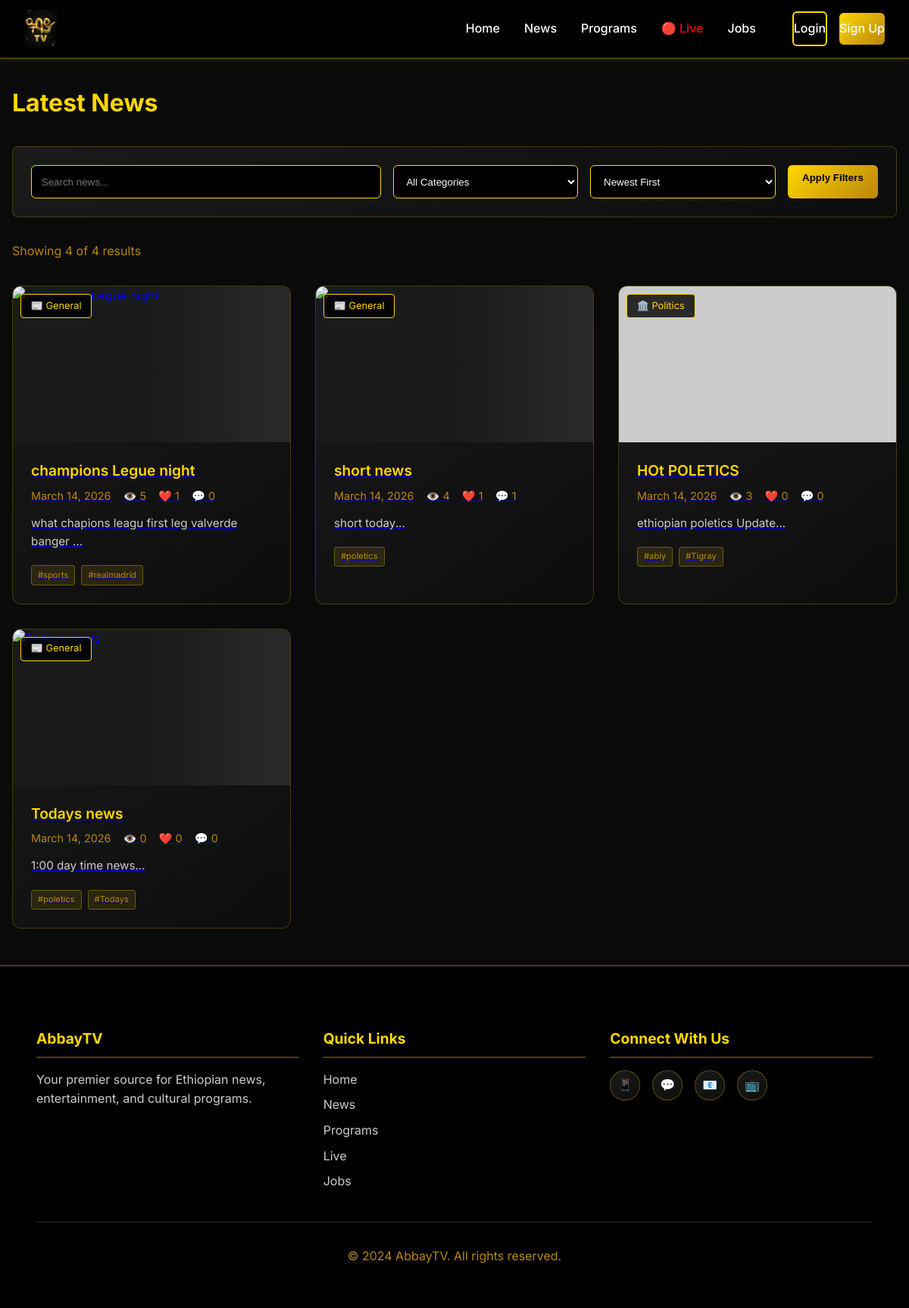
Page /news on the committed database.
### app.py (models this page shows, shortened)
class News(db.Model):
    __tablename__ = 'news'
    id = db.Column(db.Integer, primary_key=True)
    title = db.Column(db.String(200), nullable=False)
    youtube_url = db.Column(db.String(200), nullable=False)
    description = db.Column(db.Text, nullable=False)
    category_id = db.Column(db.Integer, db.ForeignKey('categories.id'), nullable=False, default=1)
    author_id = db.Column(db.Integer, db.ForeignKey('users.id'), nullable=False)
    views = db.Column(db.Integer, default=0)
    tags = db.Column(db.String(200), default='')
    created_at = db.Column(db.DateTime, default=datetime.utcnow)
    author = db.relationship('User', backref='news_posts')
    category = db.relationship('Category')
    comments = db.relationship('NewsComment', backref='post', lazy=True, cascade='all, delete-orphan', order_by='NewsComment.created_at.desc()')
    likes = db.relationship('NewsLike', backref='post', lazy=True, cascade='all, delete-orphan')
    @property
    def like_count(self):
        return len(self.likes)
    @property
    def comment_count(self):
        return len(self.comments)

class Category(db.Model):
    __tablename__ = 'categories'
    id = db.Column(db.Integer, primary_key=True)
    name = db.Column(db.String(50), unique=True, nullable=False)
    slug = db.Column(db.String(50), unique=True, nullable=False)
    icon = db.Column(db.String(20), default='📰')
    description = db.Column(db.String(200))
    created_at = db.Column(db.DateTime, default=datetime.utcnow)

### app.py (the view)
@app.route('/news')
def news():
    page = request.args.get('page', 1, type=int)
    category = request.args.get('category', 'all')
    search = request.args.get('search', '')
    sort = request.args.get('sort', 'newest')
    query = News.query
    if category != 'all':
        cat = Category.query.filter_by(slug=category).first()
        if cat:
            query = query.filter_by(category_id=cat.id)
    if search:
        query = query.filter(News.title.contains(search) | News.description.contains(search))
    if sort == 'newest':
        query = query.order_by(News.created_at.desc())
    elif sort == 'popular':
        query = query.order_by(News.views.desc())
    elif sort == 'liked':
        query = query.outerjoin(NewsLike).group_by(News.id).order_by(db.func.count(NewsLike.id).desc())
    pagination = query.paginate(page=page, per_page=9, error_out=False)
    categories = Category.query.all()
    return render_template('news.html', news=pagination.items, pagination=pagination,
                         categories=categories, current_category=category,
                         current_search=search, current_sort=sort)

### templates/news.html (shortened to what this page needs)
{% extends "base.html" %}
{% block content %}
<div class="container">
    <h1 style="color: #FFD700; margin-bottom: 2rem;">Latest News</h1>
    <div class="filter-bar">
        <form method="GET" action="{{ url_for('news') }}" class="filter-form">
            <div class="filter-group">
                <input type="text" name="search" class="filter-input" placeholder="Search news..." value="{{ current_search }}">
                <select name="category" class="filter-select">
                    <option value="all" {% if current_category == 'all' %}selected{% endif %}>All Categories</option>
                </select>
                <select name="sort" class="filter-select">
                    <option value="newest" {% if current_sort == 'newest' %}selected{% endif %}>Newest First</option>
                </select>
                <button type="submit" class="btn btn-primary">Apply Filters</button>
            </div>
        </form>
    </div>
    <div class="results-count">
        Showing {{ news|length }} of {{ pagination.total }} results
    </div>
    <div class="thumbnail-grid">
        {% for item in news %}
        <div class="thumbnail-card">
            <a href="{{ url_for('news_detail', id=item.id) }}">
                <div class="thumbnail-image">
                    {% if item.category %}
                    <span class="category-tag">{{ item.category.icon }} {{ item.category.name }}</span>
                    {% endif %}
                </div>
                <div class="thumbnail-content">
                    <h3 class="thumbnail-title">{{ item.title }}</h3>
                    <div class="thumbnail-meta">
                        <span>{{ item.created_at.strftime('%B %d, %Y') }}</span>
                        <span>👁️ {{ item.views }}</span>
                        <span>❤️ {{ item.like_count }}</span>
                        <span>💬 {{ item.comment_count }}</span>
                    </div>
                    <p class="thumbnail-description">{{ item.description[:150] }}...</p>
                    {% if item.tags %}
                    <div class="thumbnail-tags">
                        {% for tag in item.tags.split(',')[:3] %}
                        <span class="tag">#{{ tag.strip() }}</span>
                        {% endfor %}
                    </div>
                    {% endif %}
                </div>
            </a>
        </div>
        {% else %}
        <p class="no-items">No news found matching your criteria.</p>
        {% endfor %}
    </div>
</div>
{% endblock %}

### static/css/style.css (style rules this page uses)
* { margin: 0; padding: 0; box-sizing: border-box; }
body { font-family: 'Inter', sans-serif; background-color: #0A0A0A; color: #FFFFFF; line-height: 1.6; }
.btn { padding: 0.6rem 1.2rem; border-radius: 6px; border: none; font-weight: 600; cursor: pointer; transition: all 0.3s; text-decoration: none; display: inline-block; position: relative; overflow: hidden; }
.btn::before { content: ''; position: absolute; top: 50%; left: 50%; width: 0; height: 0; border-radius: 50%; background: rgba(255, 215, 0, 0.3); transform: translate(-50%, -50%); transition: width 0.6s, height 0.6s; }
.btn-primary { background: linear-gradient(135deg, #FFD700 0%, #B8860B 100%); color: #000000; font-weight: 700; }
.container { max-width: 1200px; margin: 2rem auto; padding: 0 1rem; }
.thumbnail-grid { display: grid; grid-template-columns: repeat(auto-fill, minmax(300px, 1fr)); gap: 2rem; margin: 2rem 0; }
.thumbnail-card { background: linear-gradient(145deg, #1A1A1A 0%, #0D0D0D 100%); border-radius: 12px; overflow: hidden; border: 1px solid rgba(255, 215, 0, 0.2); transition: all 0.3s ease; height: 100%; display: flex; flex-direction: column; }
.thumbnail-image { position: relative; width: 100%; padding-bottom: 56.25%; background: #000000; overflow: hidden; }
.category-tag { position: absolute; top: 10px; left: 10px; background: rgba(0, 0, 0, 0.8); color: #FFD700; padding: 0.3rem 0.8rem; border-radius: 4px; font-size: 0.8rem; border: 1px solid #FFD700; z-index: 2; }
.thumbnail-content { padding: 1.5rem; flex: 1; }
.thumbnail-title { color: #FFD700; font-size: 1.2rem; font-weight: 600; margin-bottom: 0.5rem; line-height: 1.4; }
.thumbnail-meta { color: #B8860B; font-size: 0.9rem; margin-bottom: 0.8rem; display: flex; gap: 1rem; }
.thumbnail-description { color: #CCCCCC; font-size: 0.95rem; line-height: 1.6; margin-bottom: 1.2rem; }
.thumbnail-tags { display: flex; gap: 0.5rem; flex-wrap: wrap; margin-top: 0.5rem; }
.tag { background: rgba(255, 215, 0, 0.1); color: #B8860B; padding: 0.2rem 0.5rem; border-radius: 4px; font-size: 0.7rem; border: 1px solid rgba(255, 215, 0, 0.3); }
.filter-bar { background: linear-gradient(145deg, #1A1A1A 0%, #0D0D0D 100%); padding: 1.5rem; border-radius: 8px; margin-bottom: 2rem; border: 1px solid rgba(255, 215, 0, 0.2); }
.filter-group { display: flex; gap: 1rem; flex-wrap: wrap; }
.filter-input { flex: 2; min-width: 200px; padding: 0.8rem; background: #000000; border: 1px solid #FFD700; border-radius: 6px; color: #FFFFFF; }
.filter-select { flex: 1; min-width: 150px; padding: 0.8rem; background: #000000; border: 1px solid #FFD700; border-radius: 6px; color: #FFFFFF; cursor: pointer; }
.filter-select option { background: #000000; color: #FFFFFF; }
.results-count { color: #B8860B; margin-bottom: 1rem; }
.thumbnail-image { position: relative; width: 100%; padding-bottom: 56.25%; background: #1A1A1A; overflow: hidden; }
.thumbnail-image::before { content: ''; position: absolute; top: 0; left: 0; width: 100%; height: 100%; background: linear-gradient(90deg, #1A1A1A 25%, #2A2A2A 50%, #1A1A1A 75%); background-size: 200% 100%; animation: loading 1.5s infinite; z-index: 0; }

### rows in the picture
News: category.icon "📰", category.name "General", title "champions Legue night", created_at "March 14, 2026", views "5", like_count "1", comment_count "0", description "what chapions leagu first leg valverde banger", strip "sports" "realmadrid"
News: category.icon "📰", category.name "General", title "short news", created_at "March 14, 2026", views "4", like_count "1", comment_count "1", description "short today", strip "poletics"
News: category.icon "🏛️", category.name "Politics", title "HOt POLETICS", created_at "March 14, 2026", views "3", like_count "0", comment_count "0", description "ethiopian poletics Update", strip "abiy" "Tigray"
News: category.icon "📰", category.name "General", title "Todays news", created_at "March 14, 2026", views "0", like_count "0", comment_count "0", description "1:00 day time news", strip "poletics" "Todays"

### other values in the picture
{{ news|length }} "4"
{{ pagination.total }} "4"
